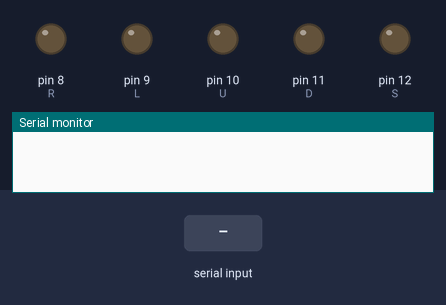
The sketch below on a simulated Arduino Uno, built with avr-gcc and run on an emulated ATmega328P. Parts: output pins drawn as LEDs (lit = HIGH), the last lines printed to the serial monitor. The inputs (shaded band) are chosen by the test bench.

Above: at 1.3 s.
1.4 s: "a" received over the second serial link
At 1.8 s:
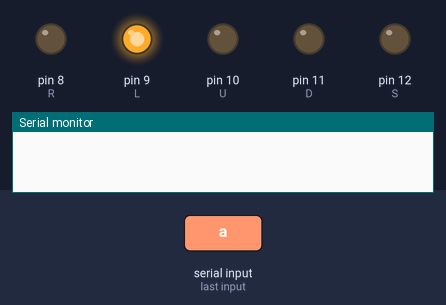
3.4 s: "b" received over the second serial link
At 3.8 s:
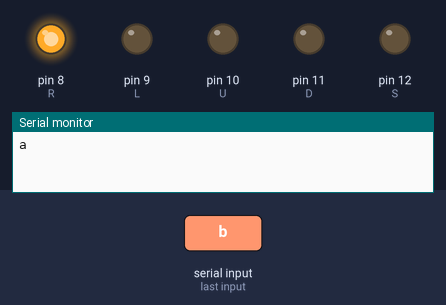
5.4 s: "c" received over the second serial link
At 5.8 s:
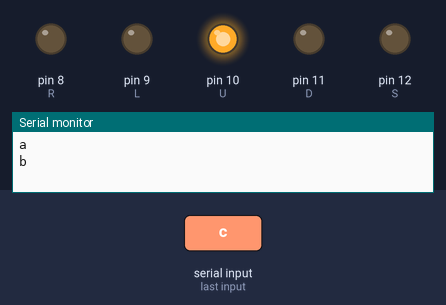
7.4 s: "d" received over the second serial link
At 7.8 s:
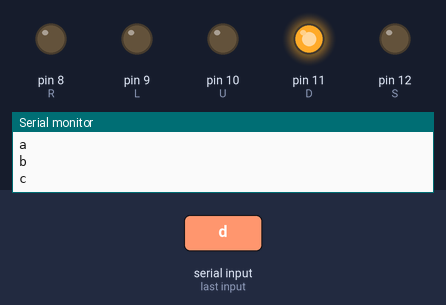
9.4 s: "e" received over the second serial link
At 11.1 s:
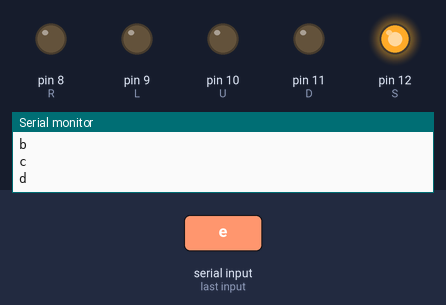
Timing chart, 0 to 21.9 s (numbered marks = the images above; inputs shaded):
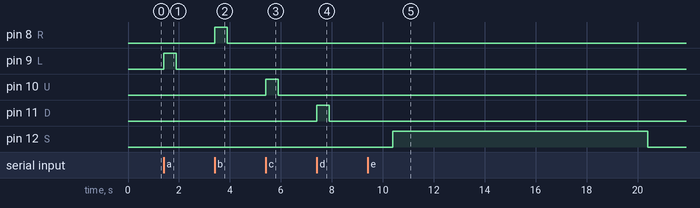

The sketch:

Turret_V3.ino
```cpp
//Først inkluderes ønskede elementer
#include <SoftwareSerial.h>

//Værdier til pins oprettes

int bluetoothTx = 2;  // TX-O pin of bluetooth mate, Arduino D2
int bluetoothRx = 3;  // RX-I pin of bluetooth mate, Arduino D3
const int R = 8;   //Drej til venstre
const int L = 9;   //Drej til højre
const int U = 10;   //Op
const int D = 11;   //Ned
const int S = 12;   //Skyd

SoftwareSerial bluetooth(bluetoothTx, bluetoothRx);

void setup()
{
  //Seriel kommunikation påbegyndes:
  Serial.begin(9600);  // Serial monitor påbegyndes ved 9600bps
  bluetooth.begin(115200);  // Bluetooth "Mate" starter som standard to 115200bps
  bluetooth.print("$");  // Print three times individually
  bluetooth.print("$");
  bluetooth.print("$");  // Enter command mode
  delay(100);  // Short delay, wait for the Mate to send back CMD
  bluetooth.println("U,9600,N");  // Temporarily Change the baudrate to 9600, no parity
  bluetooth.println("SM,0");
  // 115200 can be too fast at times for NewSoftSerial to relay the data reliably
  bluetooth.begin(9600);  // Start bluetooth serial at 9600
  pinMode(R, OUTPUT);
  pinMode(L, OUTPUT);
  pinMode(U, OUTPUT);
  pinMode(D, OUTPUT);
  pinMode(S, OUTPUT);
}

void loop()
{
    //Alle H-bro pins sættes til at være LOW for at undgå problemer med flere HIGH's ad gangen
    digitalWrite(R, LOW);
    digitalWrite(L, LOW);
    digitalWrite(U, LOW);
    digitalWrite(D, LOW);
    digitalWrite(S, LOW);
  if(bluetooth.available())//Hvis der er kommunikation med bluetooth, start switch
    switch ((char)bluetooth.read()){
      case 'a'://Hvis Turret har modtaget char: a, drej til venstre i 500ms
     digitalWrite(R, LOW);
     digitalWrite(L, HIGH);
     delay(500);
     Serial.println("a");
     delay(1);
     break;
      case 'b'://Hvis Turret har modtaget char: b, drej til højre i 500ms
     digitalWrite(R, HIGH);
     digitalWrite(L, LOW);
     delay(500);
     Serial.println("b");
     delay(1);
     break;
       case 'c'://Hvis Turret har modtaget char: c, panorer op i 500ms
     digitalWrite(U, HIGH);
     digitalWrite(D, LOW);
     delay(500);
     Serial.println("c");
     delay(1);
     break;
       case 'd'://Hvis Turret har modtaget char: d, panorer ned i 500ms
     digitalWrite(U, LOW);
     digitalWrite(D, HIGH);
     delay(500);
     Serial.println("d");
     delay(1);
     break;
       case 'e'://Hvis Turret har modtaget char: e, tænd for relæ til at skyde i 10s
     digitalWrite(S, LOW);
     delay(1000);
     digitalWrite(S, HIGH);
     delay(10000);
     digitalWrite(S, LOW);
     Serial.println("e");
     delay(1);
     break;
   }

  if(Serial.available())  // Hvis der er skrevet noget i serial monitor:
  {
    // Printes dette til bluetooth serial.
    bluetooth.print((char)Serial.read());
  }
}
```

Measured:
- after the input at 1.4 s, pin 9 (L): LOW → HIGH at once, → LOW 0.50 s later
- after the input at 3.4 s, pin 8 (R): LOW → HIGH at once, → LOW 0.50 s later
- after the input at 5.4 s, pin 10 (U): LOW → HIGH at once, → LOW 0.50 s later
- after the input at 7.4 s, pin 11 (D): LOW → HIGH at once, → LOW 0.50 s later
- after the input at 9.4 s, pin 12 (S): LOW → HIGH after 1.0 s, → LOW 10.0 s later
